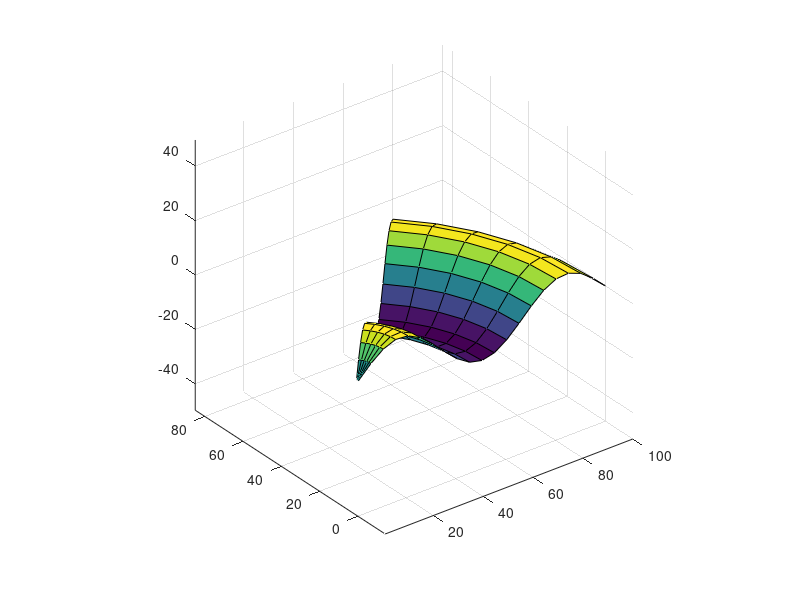

Reproduce this figure in MATLAB. (Note: this script raises an error after producing the figure.)
%This example takes a while to run, and is quite slow, but it is a pretty
%cool way to add 3D surfaces. If you give the surface a thickness, then it
%can be used to intersect solids and create nice shapes on the surface of
%different materials

%Create a sufrave which varies sinusoidally in the radial axis away from the center point

th = 0:pi/4/5:pi/4;
r = 0:0.05:1;   %Add more resolution if you can be prepared to wait for CST to build
r1 = 0.01:0.99/20:1; %Inner radius doesnt start at 0 to avoid singularity
[R,TH] = meshgrid(r1,th);
z = repmat((sin(r*3*pi)),6,1);

[X,Y,Z] = pol2cart(TH,R,z);
X = X*100;
Y = Y*100;
Z = (Z*10);

figure; surf(X,Y,Z); axis equal;

%%
%Use the add3DSurface function. add3DSurfaceCST triangulates the surface
%with each triangle lying in the same plane. This then calls a method
%called addPolygonBlock3D from the CST_MicrowaveStudio class.
CST = CST_MicrowaveStudio(cd,'test.cst');
%CST.setUpdateStatus(false);
add3DSurfaceCST(CST,X,Y,Z,0,'PEC','component1');
%CST.addToHistory;
%CST.setUpdateStatus(true);

%%
%Copy the surface and transforom so it has a thickness. We cannot simply
%extrude each triangle as they are all at different angles
CST.addComponent('component2');
CST.translateObject('component1',0,0,1,1,'destination','component2');

%Connect the two surfaces using the matching faces
CST.setUpdateStatus(false); %Turn auto update off to make this faster
for i = 1:200
component1 = 'component1'; face1 = ['Brick',num2str(i)];
component2 = 'component2'; face2 = ['Brick',num2str(i)]; name = ['Solid',num2str(i)];
connectFaces(CST,component1,face1,component2,face2,'component3',name,'PEC'); 
end
CST.addToHistory;
CST.setUpdateStatus(true);

CST.mergeCommonSolids('component3')
CST.rotateObject('component3','Solid1',[0 0 45],[0 0 0],true,7);

CST.addCylinder(0.05*101,0,'z',0,0,[Z(1),Z(1)+1],'cylinder1','component3','PEC')
CST.mergeCommonSolids('component3') %This will mearge everything into a single solid block

%You could now delete components 1 and 2 as they are not needed
CST.deleteObject('component','component1');
CST.deleteObject('component','component2');